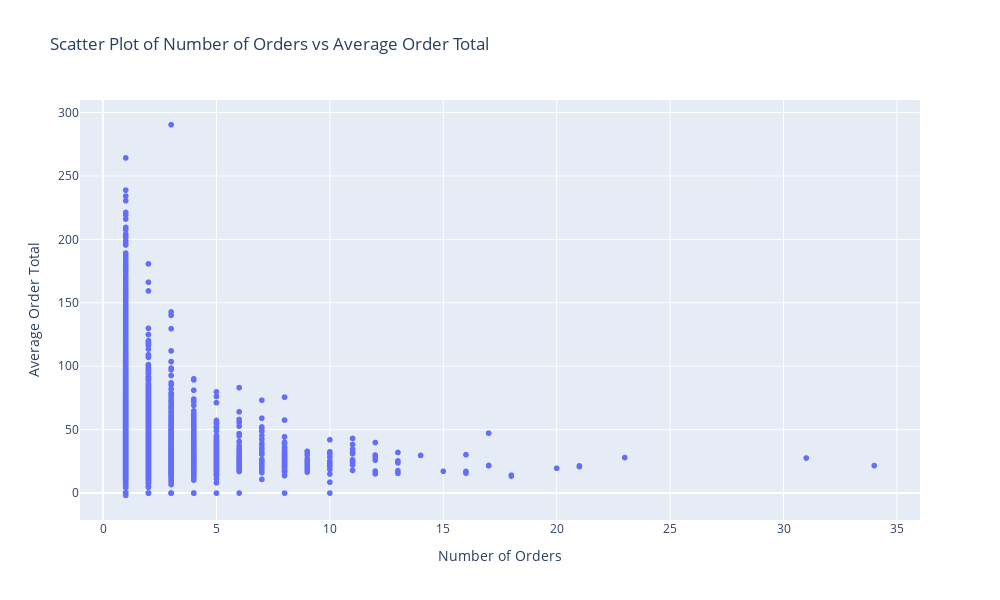

Notebook code for this chart:
### Markdown cell above
4. Data-Driven Marketing Improvements

### Code cell
# Group by CUSTOMER_ID to calculate the count of orders and the average of ORDER_TOTAL_FLOAT
customer_stats = data.groupby('CUSTOMER_ID').agg(
    order_count=('CUSTOMER_ID', 'size'),
    avg_order_total=('ORDER_TOTAL_FLOAT', 'mean')
).reset_index()

# Create the scatter plot
fig = px.scatter(
    customer_stats,
    x='order_count',
    y='avg_order_total',
    labels={'order_count': 'Number of Orders', 'avg_order_total': 'Average Order Total'},
    title='Scatter Plot of Number of Orders vs Average Order Total'
)

fig.update_layout(width=1000, height=600)
fig.show()

### Figure 1 — Plotly figure (JSON) as saved in the notebook; plotly's stock layout.template omitted (floating-point values rounded to 4 significant figures; data arrays with more than 128 entries replaced by an {"elided": "..."} marker saying what was removed)
{"data": [{"hovertemplate": "Number of Orders=%{x}<br>Average Order Total=%{y}<extra></extra>", "legendgroup": "", "marker": {"color": "#636efa", "symbol": "circle"}, "mode": "markers", "name": "", "showlegend": false, "type": "scattergl", "x": {"elided": "13465 int values"}, "xaxis": "x", "y": {"elided": "13465 float values"}, "yaxis": "y"}], "layout": {"height": 600, "legend": {"tracegroupgap": 0}, "title": {"text": "Scatter Plot of Number of Orders vs Average Order Total"}, "width": 1000, "xaxis": {"anchor": "y", "domain": [0, 1], "title": {"text": "Number of Orders"}}, "yaxis": {"anchor": "x", "domain": [0, 1], "title": {"text": "Average Order Total"}}}}
